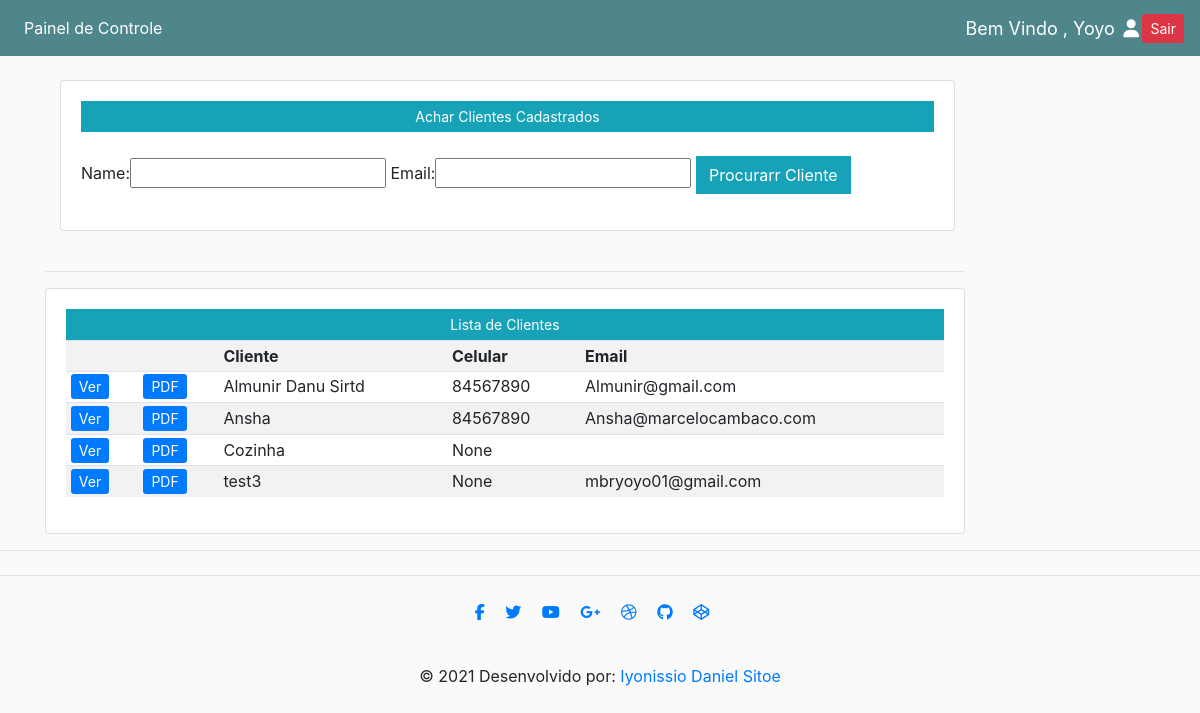
The page /clientes/ (signed in) on the database as committed earlier.
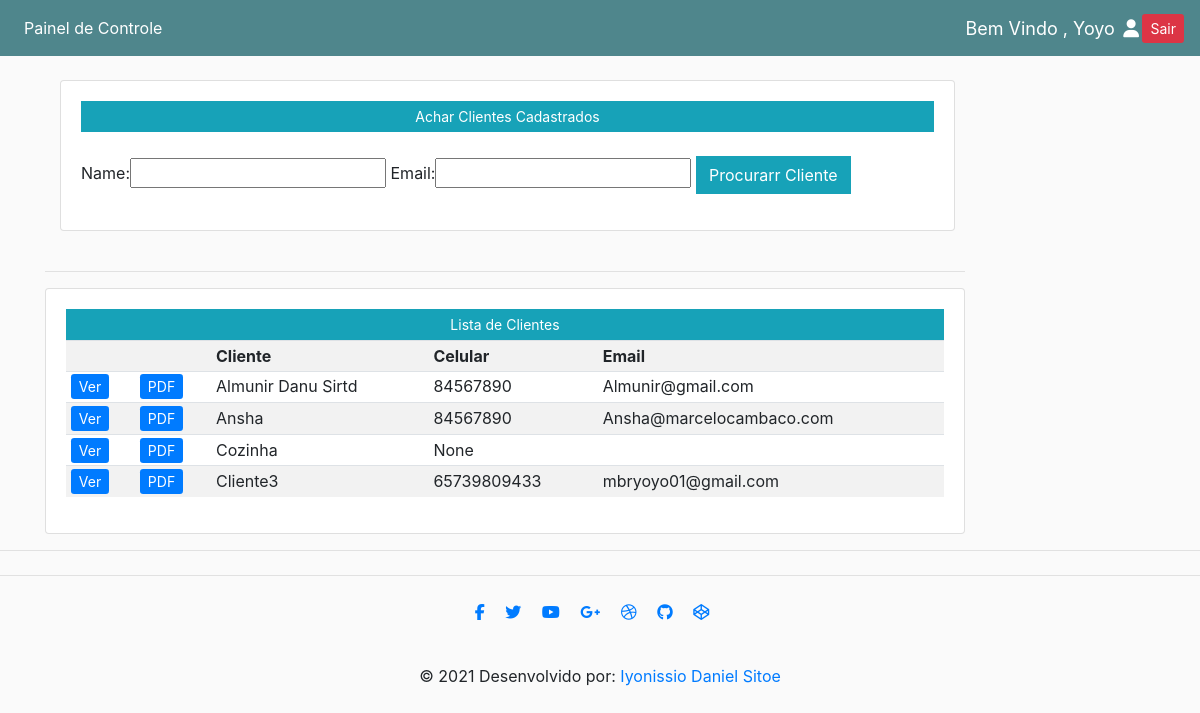
The same page on the database as committed later.
### entregar/models.py (models this page shows, shortened)
class Customer(models.Model):
    user = models.OneToOneField(User, null=True,blank= True, on_delete=models.CASCADE)
    name = models.CharField(max_length=200, null=True)
    phone = models.CharField(max_length=200, null=True)
    email = models.CharField(max_length=200, null=True)
    profile_pic = models.ImageField(default="Prato_2",null=True,blank=True)
    date_created = models.DateTimeField(auto_now_add=True)

### entregar/decorators.py (the view)
    def wrapper_function(request, *args, **kwargs):
        group = None
        if request.user.groups.exists():
            group = request.user.groups.all()[0].name
        if group == 'customer':
            return redirect('user-page')
        if group == 'adminC':
            return redirect('cozinha')
        if group == 'admin':
            return view_func(request, *args, **kwargs)

### entregar/views.py (called while the page is built)
@login_required(login_url='login')
@admin_only
def clientes(request):
    customers = Customer.objects.all()
    myFilter = CustomerFilter(request.GET, queryset=customers)
    customers = myFilter.qs
    context = {'customers':customers,'myFilter': myFilter}
    return render(request, 'entregar/listaclientes.html', context)

### entregar/templates/entregar/listaclientes.html (shortened to what this page needs)
{% extends 'entregar/main.html' %}
{% load static %}
{% block content %}
<br>
<div class="container">
    <div class="col-md-10" >
        <div class="card card-body ">
            <a class="btn btn-info btn-sm btn-block" href="#">Achar Clientes Cadastrados</a>
            <br>
            <form method="get">
                {{myFilter.form}}
                 <button type="submit" class="btn btn-info">Procurarr Cliente</button>
            </form>
        </div>
    </div>
    <br>
<div class="row">
    <div class="col-md-10">
        <hr>
        <div class="card card-body ">
            <a class="btn btn-info btn-sm btn-block" href="#">Lista de Clientes</a>
            <table class="table table-sm table-striped">
                <tr>
                    <th></th>
                     <th></th>
                    <th>Cliente</th>
                    <th>Celular</th>
                    <th>Email</th>
                </tr>
                {% for customer in customers %}
                    <tr>
                        <td><a class="btm btn-sm btn-Primary" href="{% url 'customer' customer.id %}">Ver</a></td>
                        <td><a class="btm btn-sm btn-Primary" href="{% url 'customer_pdf' customer.pk %}">PDF</a></td>
                        <td>{{ customer.name }}</td>
                        <td>{{ customer.phone }}</td>
                        <td>{{ customer.email }}</td>
                    </tr>
                {% endfor %}
            </table>
        </div>
    </div>
</div>
</div>
{% endblock content %}

Rows that differ between the two databases and show on the page:
changed Customer "mbryoyo01@gmail.com": name "test3" → "Cliente3"; phone "None" → "65739809433"
